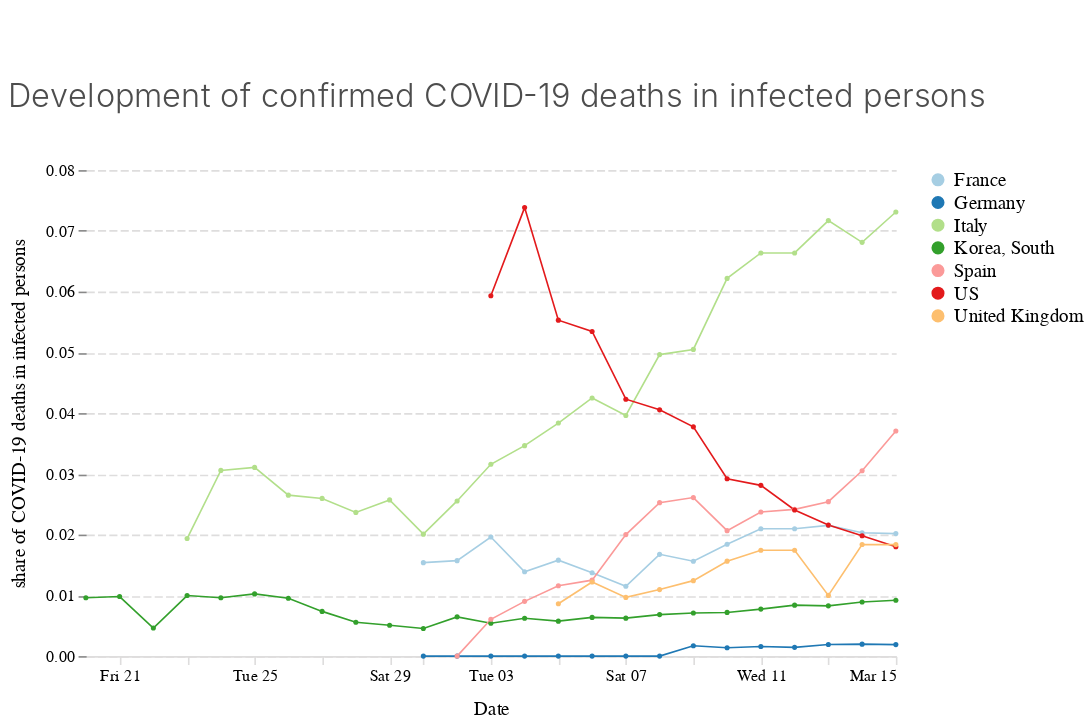

Notebook code for this chart:
### Code cell
chart_deaths_infections

### Figure 1 — Vega-Lite specification as saved in the notebook (floating-point values rounded to 4 significant figures)
{"$schema": "https://vega.github.io/schema/vega-lite/v3.4.0.json", "config": {"area": {"fill": "#1696d2"}, "axisX": {"domain": true, "domainColor": "#DEDDDD", "domainDashOffset": 10, "domainWidth": 1, "grid": false, "labelAngle": 0, "labelFont": "Avenir", "labelFontSize": 10, "tickColor": "#DEDDDD", "titleFont": "Avenir", "titleFontSize": 12, "titleFontWeight": 400, "titlePadding": 10}, "axisY": {"domain": false, "domainDashOffset": 10, "grid": true, "gridColor": "#DEDDDD", "gridDash": [5, 2], "gridWidth": 1, "labelAngle": 0, "labelFont": "Avenir", "labelFontSize": 10, "titleFont": "Avenir", "titleFontSize": 12, "titleFontWeight": 400, "titlePadding": 10}, "bar": {"fill": "#1696d2", "strokeWidth": 0}, "guide-title": {"color": "Monospace", "font": "Avenir", "fontSize": 15}, "header": {"titleFontSize": 12, "titleFontWeight": 400}, "legend": {"labelFont": "Avenir", "labelFontSize": 12, "symbolSize": 50, "symbolType": "circle", "title": "", "titleFont": "Avenir", "titleFontSize": 12}, "line": {"color": "#1696d2", "stroke": "#1696d2", "strokeWidth": 1}, "path": {"stroke": "#1696d2"}, "point": {"filled": true}, "range": {"category": ["#a6cee3", "#1f78b4", "#b2df8a", "#33a02c", "#fb9a99", "#e31a1c", "#fdbf6f", "#ff7f00"], "diverging": ["#cfe8f3", "#a2d4ec", "#73bfe2", "#46abdb", "#1696d2", "#12719e"]}, "text": {"align": "right", "color": "#1696d2", "font": "Avenir", "fontSize": 12, "fontWeight": 400, "size": 11}, "title": {"anchor": "start", "color": "#4d4d4d", "font": "Avenir", "fontSize": 20, "fontWeight": 300, "lineHeight": 100, "offset": 30}, "trail": {"color": "#1696d2", "stroke": "#1696d2"}, "view": {"strokeWidth": 0}}, "data": {"name": "data-6dc907f8ef53de96fd46ed3a64e87c35"}, "datasets": {"data-6dc907f8ef53de96fd46ed3a64e87c35": [{"confirmed": 130, "country": "France", "date": "2020-03-01T00:00:00", "death_rate": 0.01538, "deaths": 2}, {"confirmed": 191, "country": "France", "date": "2020-03-02T00:00:00", "death_rate": 0.01571, "deaths": 3}, {"confirmed": 204, "country": "France", "date": "2020-03-03T00:00:00", "death_rate": 0.01961, "deaths": 4}, {"confirmed": 288, "country": "France", "date": "2020-03-04T00:00:00", "death_rate": 0.01389, "deaths": 4}, {"confirmed": 380, "country": "France", "date": "2020-03-05T00:00:00", "death_rate": 0.01579, "deaths": 6}, {"confirmed": 656, "country": "France", "date": "2020-03-06T00:00:00", "death_rate": 0.01372, "deaths": 9}, {"confirmed": 957, "country": "France", "date": "2020-03-07T00:00:00", "death_rate": 0.01149, "deaths": 11}, {"confirmed": 1134, "country": "France", "date": "2020-03-08T00:00:00", "death_rate": 0.01675, "deaths": 19}, {"confirmed": 1217, "country": "France", "date": "2020-03-09T00:00:00", "death_rate": 0.01561, "deaths": 19}, {"confirmed": 1792, "country": "France", "date": "2020-03-10T00:00:00", "death_rate": 0.01842, "deaths": 33}, {"confirmed": 2289, "country": "France", "date": "2020-03-11T00:00:00", "death_rate": 0.02097, "deaths": 48}, {"confirmed": 2289, "country": "France", "date": "2020-03-12T00:00:00", "death_rate": 0.02097, "deaths": 48}, {"confirmed": 3672, "country": "France", "date": "2020-03-13T00:00:00", "death_rate": 0.02151, "deaths": 79}, {"confirmed": 4480, "country": "France", "date": "2020-03-14T00:00:00", "death_rate": 0.02031, "deaths": 91}, {"confirmed": 4513, "country": "France", "date": "2020-03-15T00:00:00", "death_rate": 0.02016, "deaths": 91}, {"confirmed": 130, "country": "Germany", "date": "2020-03-01T00:00:00", "death_rate": 0, "deaths": 0}, {"confirmed": 159, "country": "Germany", "date": "2020-03-02T00:00:00", "death_rate": 0, "deaths": 0}, {"confirmed": 196, "country": "Germany", "date": "2020-03-03T00:00:00", "death_rate": 0, "deaths": 0}, {"confirmed": 262, "country": "Germany", "date": "2020-03-04T00:00:00", "death_rate": 0, "deaths": 0}, {"confirmed": 482, "country": "Germany", "date": "2020-03-05T00:00:00", "death_rate": 0, "deaths": 0}, {"confirmed": 670, "country": "Germany", "date": "2020-03-06T00:00:00", "death_rate": 0, "deaths": 0}, {"confirmed": 799, "country": "Germany", "date": "2020-03-07T00:00:00", "death_rate": 0, "deaths": 0}, {"confirmed": 1040, "country": "Germany", "date": "2020-03-08T00:00:00", "death_rate": 0, "deaths": 0}, {"confirmed": 1176, "country": "Germany", "date": "2020-03-09T00:00:00", "death_rate": 0.001701, "deaths": 2}, {"confirmed": 1457, "country": "Germany", "date": "2020-03-10T00:00:00", "death_rate": 0.001373, "deaths": 2}, {"confirmed": 1908, "country": "Germany", "date": "2020-03-11T00:00:00", "death_rate": 0.001572, "deaths": 3}, {"confirmed": 2078, "country": "Germany", "date": "2020-03-12T00:00:00", "death_rate": 0.001444, "deaths": 3}, {"confirmed": 3675, "country": "Germany", "date": "2020-03-13T00:00:00", "death_rate": 0.001905, "deaths": 7}, {"confirmed": 4585, "country": "Germany", "date": "2020-03-14T00:00:00", "death_rate": 0.001963, "deaths": 9}, {"confirmed": 5795, "country": "Germany", "date": "2020-03-15T00:00:00", "death_rate": 0.001898, "deaths": 11}, {"confirmed": 155, "country": "Italy", "date": "2020-02-23T00:00:00", "death_rate": 0.01935, "deaths": 3}, {"confirmed": 229, "country": "Italy", "date": "2020-02-24T00:00:00", "death_rate": 0.03057, "deaths": 7}, {"confirmed": 322, "country": "Italy", "date": "2020-02-25T00:00:00", "death_rate": 0.03106, "deaths": 10}, {"confirmed": 453, "country": "Italy", "date": "2020-02-26T00:00:00", "death_rate": 0.02649, "deaths": 12}, {"confirmed": 655, "country": "Italy", "date": "2020-02-27T00:00:00", "death_rate": 0.02595, "deaths": 17}, {"confirmed": 888, "country": "Italy", "date": "2020-02-28T00:00:00", "death_rate": 0.02365, "deaths": 21}, {"confirmed": 1128, "country": "Italy", "date": "2020-02-29T00:00:00", "death_rate": 0.02571, "deaths": 29}, {"confirmed": 1694, "country": "Italy", "date": "2020-03-01T00:00:00", "death_rate": 0.02007, "deaths": 34}, {"confirmed": 2036, "country": "Italy", "date": "2020-03-02T00:00:00", "death_rate": 0.02554, "deaths": 52}, {"confirmed": 2502, "country": "Italy", "date": "2020-03-03T00:00:00", "death_rate": 0.03157, "deaths": 79}, {"confirmed": 3089, "country": "Italy", "date": "2020-03-04T00:00:00", "death_rate": 0.03464, "deaths": 107}, {"confirmed": 3858, "country": "Italy", "date": "2020-03-05T00:00:00", "death_rate": 0.03836, "deaths": 148}, {"confirmed": 4636, "country": "Italy", "date": "2020-03-06T00:00:00", "death_rate": 0.04249, "deaths": 197}, {"confirmed": 5883, "country": "Italy", "date": "2020-03-07T00:00:00", "death_rate": 0.03961, "deaths": 233}, {"confirmed": 7375, "country": "Italy", "date": "2020-03-08T00:00:00", "death_rate": 0.04963, "deaths": 366}, {"confirmed": 9172, "country": "Italy", "date": "2020-03-09T00:00:00", "death_rate": 0.05048, "deaths": 463}, {"confirmed": 10149, "country": "Italy", "date": "2020-03-10T00:00:00", "death_rate": 0.06217, "deaths": 631}, {"confirmed": 12462, "country": "Italy", "date": "2020-03-11T00:00:00", "death_rate": 0.06636, "deaths": 827}, {"confirmed": 12462, "country": "Italy", "date": "2020-03-12T00:00:00", "death_rate": 0.06636, "deaths": 827}, {"confirmed": 17660, "country": "Italy", "date": "2020-03-13T00:00:00", "death_rate": 0.07169, "deaths": 1266}, {"confirmed": 21157, "country": "Italy", "date": "2020-03-14T00:00:00", "death_rate": 0.06811, "deaths": 1441}, {"confirmed": 24747, "country": "Italy", "date": "2020-03-15T00:00:00", "death_rate": 0.0731, "deaths": 1809}, {"confirmed": 104, "country": "Korea, South", "date": "2020-02-20T00:00:00", "death_rate": 0.009615, "deaths": 1}, {"confirmed": 204, "country": "Korea, South", "date": "2020-02-21T00:00:00", "death_rate": 0.009804, "deaths": 2}, {"confirmed": 433, "country": "Korea, South", "date": "2020-02-22T00:00:00", "death_rate": 0.004619, "deaths": 2}, {"confirmed": 602, "country": "Korea, South", "date": "2020-02-23T00:00:00", "death_rate": 0.009967, "deaths": 6}, {"confirmed": 833, "country": "Korea, South", "date": "2020-02-24T00:00:00", "death_rate": 0.009604, "deaths": 8}, {"confirmed": 977, "country": "Korea, South", "date": "2020-02-25T00:00:00", "death_rate": 0.01024, "deaths": 10}, {"confirmed": 1261, "country": "Korea, South", "date": "2020-02-26T00:00:00", "death_rate": 0.009516, "deaths": 12}, {"confirmed": 1766, "country": "Korea, South", "date": "2020-02-27T00:00:00", "death_rate": 0.007361, "deaths": 13}, {"confirmed": 2337, "country": "Korea, South", "date": "2020-02-28T00:00:00", "death_rate": 0.005563, "deaths": 13}, {"confirmed": 3150, "country": "Korea, South", "date": "2020-02-29T00:00:00", "death_rate": 0.005079, "deaths": 16}, {"confirmed": 3736, "country": "Korea, South", "date": "2020-03-01T00:00:00", "death_rate": 0.00455, "deaths": 17}, {"confirmed": 4335, "country": "Korea, South", "date": "2020-03-02T00:00:00", "death_rate": 0.006459, "deaths": 28}, {"confirmed": 5186, "country": "Korea, South", "date": "2020-03-03T00:00:00", "death_rate": 0.005399, "deaths": 28}, {"confirmed": 5621, "country": "Korea, South", "date": "2020-03-04T00:00:00", "death_rate": 0.006227, "deaths": 35}, {"confirmed": 6088, "country": "Korea, South", "date": "2020-03-05T00:00:00", "death_rate": 0.005749, "deaths": 35}, {"confirmed": 6593, "country": "Korea, South", "date": "2020-03-06T00:00:00", "death_rate": 0.00637, "deaths": 42}, {"confirmed": 7041, "country": "Korea, South", "date": "2020-03-07T00:00:00", "death_rate": 0.006249, "deaths": 44}, {"confirmed": 7314, "country": "Korea, South", "date": "2020-03-08T00:00:00", "death_rate": 0.006836, "deaths": 50}, {"confirmed": 7478, "country": "Korea, South", "date": "2020-03-09T00:00:00", "death_rate": 0.007087, "deaths": 53}, {"confirmed": 7513, "country": "Korea, South", "date": "2020-03-10T00:00:00", "death_rate": 0.007188, "deaths": 54}, {"confirmed": 7755, "country": "Korea, South", "date": "2020-03-11T00:00:00", "death_rate": 0.007737, "deaths": 60}, {"confirmed": 7869, "country": "Korea, South", "date": "2020-03-12T00:00:00", "death_rate": 0.008387, "deaths": 66}, {"confirmed": 7979, "country": "Korea, South", "date": "2020-03-13T00:00:00", "death_rate": 0.008272, "deaths": 66}, {"confirmed": 8086, "country": "Korea, South", "date": "2020-03-14T00:00:00", "death_rate": 0.008904, "deaths": 72}, {"confirmed": 8162, "country": "Korea, South", "date": "2020-03-15T00:00:00", "death_rate": 0.009189, "deaths": 75}, {"confirmed": 120, "country": "Spain", "date": "2020-03-02T00:00:00", "death_rate": 0, "deaths": 0}, {"confirmed": 165, "country": "Spain", "date": "2020-03-03T00:00:00", "death_rate": 0.006061, "deaths": 1}, {"confirmed": 222, "country": "Spain", "date": "2020-03-04T00:00:00", "death_rate": 0.009009, "deaths": 2}, {"confirmed": 259, "country": "Spain", "date": "2020-03-05T00:00:00", "death_rate": 0.01158, "deaths": 3}, {"confirmed": 400, "country": "Spain", "date": "2020-03-06T00:00:00", "death_rate": 0.0125, "deaths": 5}, {"confirmed": 500, "country": "Spain", "date": "2020-03-07T00:00:00", "death_rate": 0.02, "deaths": 10}, {"confirmed": 673, "country": "Spain", "date": "2020-03-08T00:00:00", "death_rate": 0.02526, "deaths": 17}, {"confirmed": 1073, "country": "Spain", "date": "2020-03-09T00:00:00", "death_rate": 0.0261, "deaths": 28}, {"confirmed": 1695, "country": "Spain", "date": "2020-03-10T00:00:00", "death_rate": 0.02065, "deaths": 35}, {"confirmed": 2277, "country": "Spain", "date": "2020-03-11T00:00:00", "death_rate": 0.02372, "deaths": 54}, {"confirmed": 2277, "country": "Spain", "date": "2020-03-12T00:00:00", "death_rate": 0.02415, "deaths": 55}, {"confirmed": 5232, "country": "Spain", "date": "2020-03-13T00:00:00", "death_rate": 0.02542, "deaths": 133}, {"confirmed": 6391, "country": "Spain", "date": "2020-03-14T00:00:00", "death_rate": 0.03051, "deaths": 195}, {"confirmed": 7798, "country": "Spain", "date": "2020-03-15T00:00:00", "death_rate": 0.03706, "deaths": 289}, {"confirmed": 118, "country": "US", "date": "2020-03-03T00:00:00", "death_rate": 0.05932, "deaths": 7}, {"confirmed": 149, "country": "US", "date": "2020-03-04T00:00:00", "death_rate": 0.07383, "deaths": 11}, {"confirmed": 217, "country": "US", "date": "2020-03-05T00:00:00", "death_rate": 0.0553, "deaths": 12}, {"confirmed": 262, "country": "US", "date": "2020-03-06T00:00:00", "death_rate": 0.05344, "deaths": 14}, {"confirmed": 402, "country": "US", "date": "2020-03-07T00:00:00", "death_rate": 0.04229, "deaths": 17}, {"confirmed": 518, "country": "US", "date": "2020-03-08T00:00:00", "death_rate": 0.04054, "deaths": 21}, {"confirmed": 583, "country": "US", "date": "2020-03-09T00:00:00", "death_rate": 0.03774, "deaths": 22}, {"confirmed": 959, "country": "US", "date": "2020-03-10T00:00:00", "death_rate": 0.0292, "deaths": 28}, {"confirmed": 1281, "country": "US", "date": "2020-03-11T00:00:00", "death_rate": 0.0281, "deaths": 36}, {"confirmed": 1663, "country": "US", "date": "2020-03-12T00:00:00", "death_rate": 0.02405, "deaths": 40}, {"confirmed": 2179, "country": "US", "date": "2020-03-13T00:00:00", "death_rate": 0.02157, "deaths": 47}, {"confirmed": 2727, "country": "US", "date": "2020-03-14T00:00:00", "death_rate": 0.0198, "deaths": 54}, {"confirmed": 3499, "country": "US", "date": "2020-03-15T00:00:00", "death_rate": 0.01801, "deaths": 63}, {"confirmed": 116, "country": "United Kingdom", "date": "2020-03-05T00:00:00", "death_rate": 0.008621, "deaths": 1}, {"confirmed": 164, "country": "United Kingdom", "date": "2020-03-06T00:00:00", "death_rate": 0.0122, "deaths": 2}, {"confirmed": 207, "country": "United Kingdom", "date": "2020-03-07T00:00:00", "death_rate": 0.009662, "deaths": 2}, {"confirmed": 274, "country": "United Kingdom", "date": "2020-03-08T00:00:00", "death_rate": 0.01095, "deaths": 3}, {"confirmed": 322, "country": "United Kingdom", "date": "2020-03-09T00:00:00", "death_rate": 0.01242, "deaths": 4}, {"confirmed": 384, "country": "United Kingdom", "date": "2020-03-10T00:00:00", "death_rate": 0.01562, "deaths": 6}, {"confirmed": 459, "country": "United Kingdom", "date": "2020-03-11T00:00:00", "death_rate": 0.01743, "deaths": 8}, {"confirmed": 459, "country": "United Kingdom", "date": "2020-03-12T00:00:00", "death_rate": 0.01743, "deaths": 8}, {"confirmed": 801, "country": "United Kingdom", "date": "2020-03-13T00:00:00", "death_rate": 0.009988, "deaths": 8}, {"confirmed": 1143, "country": "United Kingdom", "date": "2020-03-14T00:00:00", "death_rate": 0.01837, "deaths": 21}, {"confirmed": 1144, "country": "United Kingdom", "date": "2020-03-15T00:00:00", "death_rate": 0.01836, "deaths": 21}]}, "encoding": {"color": {"field": "country", "type": "nominal"}, "x": {"field": "date", "title": "Date", "type": "temporal"}, "y": {"field": "death_rate", "title": "share of COVID-19 deaths in infected persons", "type": "quantitative"}}, "height": 300, "mark": {"point": {"shape": "circle", "size": 10}, "type": "line"}, "padding": {"bottom": 5, "left": 5, "right": 5, "top": 50}, "title": "Development of confirmed COVID-19 deaths in infected persons", "width": 500}
